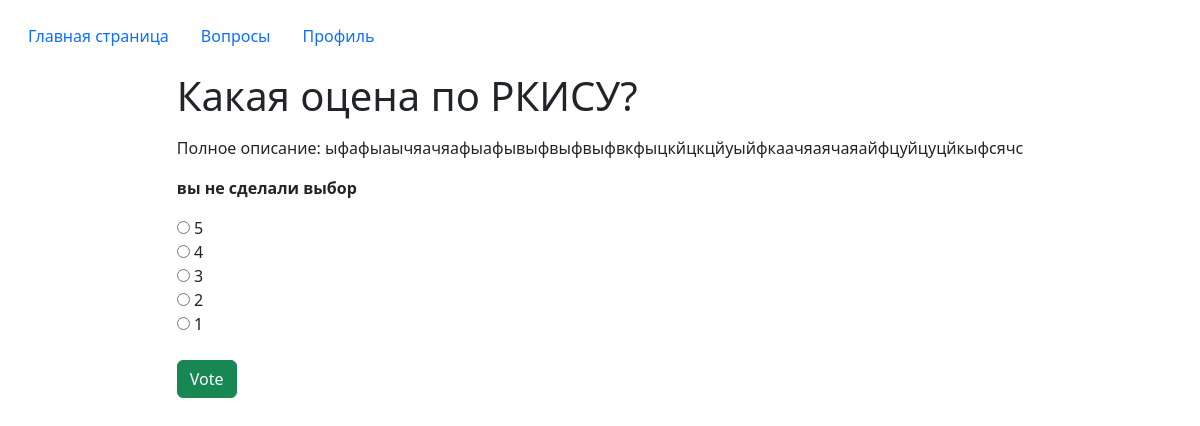
The page /1/vote/ (signed in) on the database its author committed.
### polls/models.py (models this page shows, shortened)
class Question(models.Model):
    question_text = models.CharField(max_length=200)
    pub_date = models.DateTimeField('date published')
    life_time = models.DateTimeField(default=datetime.now() + timedelta(days=1), verbose_name='Время жизни', null=False)
    votes = models.IntegerField(default=0)
    img = models.ImageField(null=True, default='default.jpg', upload_to='images/question')
    description = models.TextField(max_length=600, null=True)
    description2 = models.TextField(max_length=600, null=True)

class Choice(models.Model):
    question = models.ForeignKey(Question, on_delete=models.CASCADE)
    choice_text = models.CharField(max_length=200)
    votes = models.IntegerField(default=0)

### polls/views.py (the view)
# urls.py: path('<int:question_id>/vote/', views.vote, name='vote'),
def vote(request, question_id):
    question = get_object_or_404(Question, pk=question_id)
    try:
        selected_choice = question.choice_set.get(pk=request.POST['choice'])
    except (KeyError, Choice.DoesNotExist):
        return render(request, 'polls/detail.html', {
            'question': question,
            'error_message': 'вы не сделали выбор'
        })
    else:
        selected_choice.votes += 1
        selected_choice.save()
        return HttpResponseRedirect(reverse('polls:results', args=(question.id,)))

### polls/templates/polls/detail.html (shortened to what this page needs)
{% extends "base.html" %}
{% block content %}
{% if question %}
<div class="d-flex justify-content-center align-items-center">
    {% if user.is_authenticated %}
    <form action="{% url 'polls:vote' question.id %}" method="post">
        <fieldset>
            <legend>
                <h1>{{question.question_text}}</h1>
            </legend>
            {% if not user.profile.voted %}
            <p>Полное описание: {{ question.description2 }}</p>
            {% if error_message %}<p><strong> {{error_message}}</strong></p>{% endif %}
            {% for choice in question.choice_set.all %}
            <input type="radio" name="choice" id="choice{{forloop.counter}}" value="{{choice.id}}">
            <label for="choice{{forloop.counter}}">{{choice.choice_text}}</label><br>
            {% endfor %}
            {% endif %}
        </fieldset>
    <br>
    {% if user.profile.voted %}
        <h3>Вы уже проголосовали!</h3>
    {% else %}
        <input type="submit" value="Vote" class="btn btn-success">
    {% endif %}
    </form>
    {% else %}
        <h1>Вы не авторизованы!</h1>
    {% endif %}
</div>
{% else %}
<div class="d-flex justify-content-center align-items-center">
    <h1>Такого вопроса не существует</h1>
</div>
{% endif %}
{% endblock %}

### rows shown on the page
Question: question_text "Какая оцена по РКИСУ?", description2 "ыфафыаычяачяафыафывыфвыфвыфвкфыцкйцкцйуыйфкаачяаячаяайфцуйцуцйкыфсячс"
Choice: choice_text "5"
Choice: choice_text "4"
Choice: choice_text "3"
Choice: choice_text "2"
Choice: choice_text "1"

### other values the page prints
{{ error_message }} "вы не сделали выбор"
